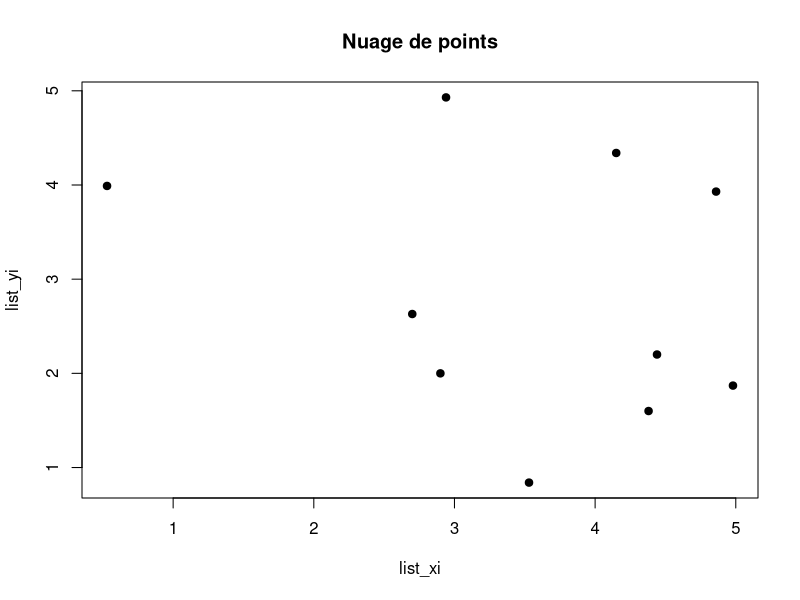
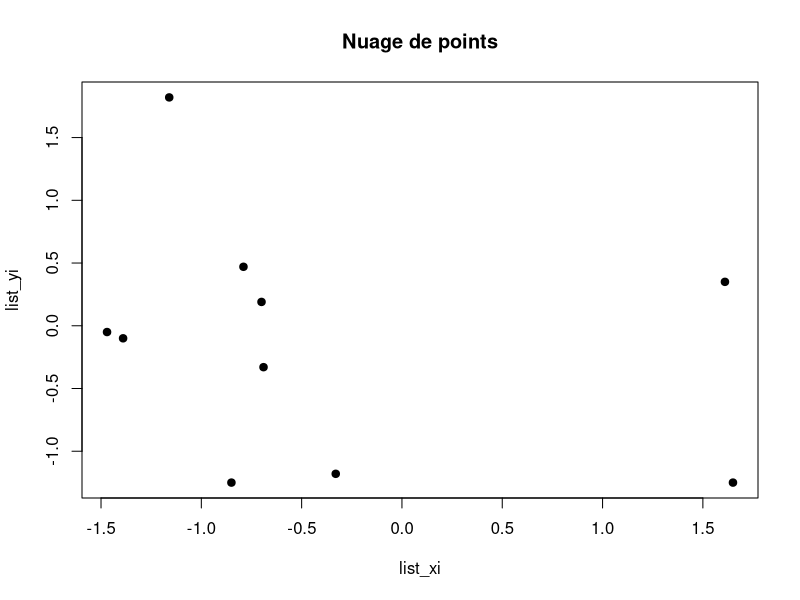
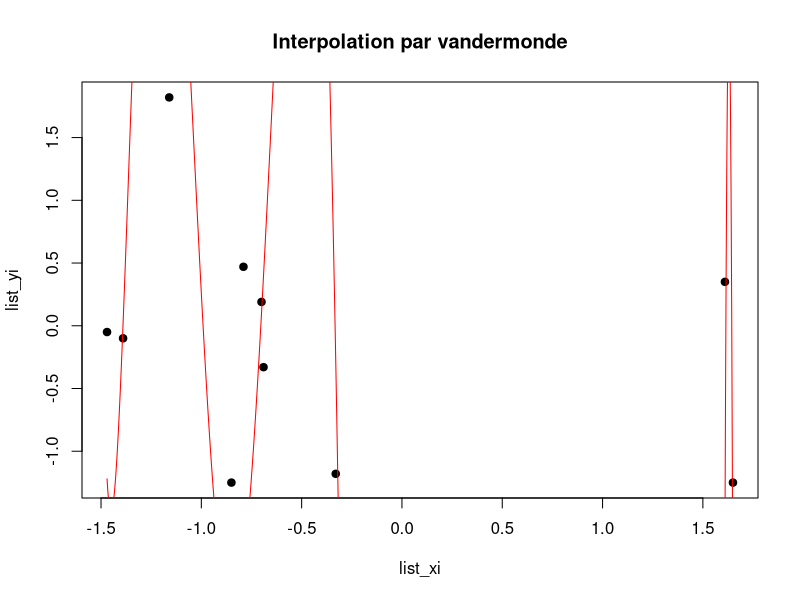
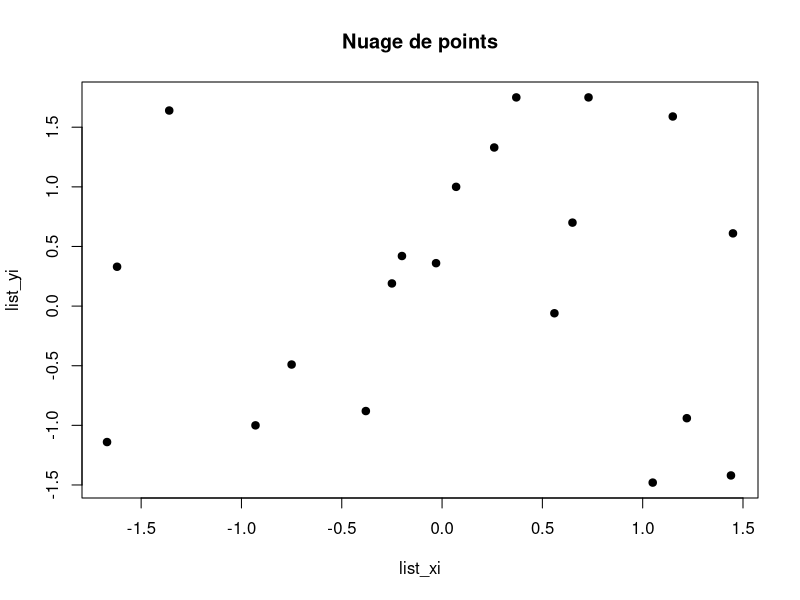

These figures' R source, in order: (Note: this script raises an error after producing the figures.)
##################################################
# PARTIE 1
generate_plot <- function(a, 
                          b, 
                          c, 
                          d, 
                          nb_points) {
  list_xi <- sort(
    round(
      runif(
        nb_points, 
        min=a, 
        max=b),
      2)
    )
  list_yi <- round(
    runif(nb_points, 
          min=c, 
          max=d), 
    2)
  
  plot(x=list_xi, y=list_yi, main="Nuage de points", pch=19)
  
  return(list(list_xi, list_yi))
}

create_delta <- function() {
  nb_points <- floor(as.numeric(readline(prompt="Enter a number of points: ")))
  a_input <- as.numeric(readline(prompt="Enter value 'a': "))
  b_input <- as.numeric(readline(prompt="Enter value 'b': "))
  c_input <- as.numeric(readline(prompt="Enter value 'c': "))
  d_input <- as.numeric(readline(prompt="Enter value 'd': "))
  
  a <- min(a_input, b_input)
  b <- max(a_input, b_input)
  c <- min(c_input, d_input)
  d <- max(c_input, d_input)
  
  list_of_xiyi <- generate_plot(a, b, c, d, nb_points)
  return(list_of_xiyi)
}

# Exemple
result <- generate_plot(a=0, 
                        b=5, 
                        c=0, 
                        d=5, 
                        nb_points=10)
##################################################



##################################################
# PARTIE 2
vandertruc_matrix <- function(x, n) {
  return(
    round(
      outer(x, 0:n, `^`)
      ,2)
    )
}

interpolation_polynomiale_vander <- function(list_xi, 
                                             list_yi, 
                                             degre) {
  V <- vandertruc_matrix(list_xi, degre)
  coefficients <- solve(V, list_yi)
  
  return(coefficients)
}

draw <- function(list_xi, 
                 list_yi,
                 coeffs) {
  degre <- length(coeffs) - 1
  xs <- seq(min(list_xi), max(list_xi), length.out=1000)
  ys <- sapply(xs, function(xi) sum(coeffs * xi^(0:degre)))
  
  plot(list_xi, list_yi, main=paste("Interpolation par vandermonde"), pch=19)
  lines(xs, ys, col="red")
}

do_p2 <- function(degre, 
                  a=-2, 
                  b=2, 
                  c=-2, 
                  d=2) {
  result <- generate_plot(a=a, b=b, c=c, d=d, nb_points=degre+1)
  list_xi <- result[[1]]
  list_yi <- result[[2]]
  coeffs <- interpolation_polynomiale_vander(list_xi, list_yi, degre)
  draw(list_xi, list_yi, coeffs)
}


do_p2(9)
do_p2(19)    # Impossible si les valeurs b et d sont trop grandes
do_p2(29)    # Ne marche pas souvent car trop de points trop proches ou les polynomes trop grands
##################################################



##################################################
# PARTIE 3
newton_coefficients <- function(list_xi, list_yi) {
  n <- length(list_xi)
  coeffs <- list_yi
  for (j in 2:n) {
    for (i in n:1) {
      if (i >= j) {
        coeffs[i] <- (coeffs[i] - coeffs[i-1]) / (list_xi[i] - list_xi[i - j+1])
      }
    }
  }
  return(round(coeffs,2))
}


interpolation_polynomiale_newton <- function(list_xi, 
                                             coeffs, 
                                             eval_points) {
  n <- length(coeffs)
  y_eval <- rep(coeffs[n], length(eval_points))
  for (k in (n-1):1) {
    y_eval <- y_eval * (eval_points - list_xi[k]) + coeffs[k]
  }
  return(round(y_eval,2))
}


draw_newton <- function(list_xi, 
                        list_yi, 
                        coeffs) {
  xs <- seq(min(list_xi), max(list_xi), length.out=1000)
  ys <- interpolation_polynomiale_newton(list_xi, coeffs, xs)
  
  plot(list_xi, list_yi, main="Interpolation par Newton", pch=19, xlab="x", ylab="y")
  lines(xs, ys, col="blue")
}


compare_interpolations <- function(degre, 
                                   a=-2, 
                                   b=2, 
                                   c=-2, 
                                   d=2) {
  result <- generate_plot(a=a, b=b, c=c, d=d, nb_points=degre+1)
  list_xi <- result[[1]]
  list_yi <- result[[2]]
  
  vandermonde_coeffs <- interpolation_polynomiale_vander(list_xi, list_yi, degre)
  draw(list_xi, list_yi, vandermonde_coeffs)
  
  newton_coeffs <- newton_coefficients(list_xi, list_yi)
  draw_newton(list_xi, list_yi, newton_coeffs)
}

compare_interpolations(9)
compare_interpolations(19)
# test du 29 sur Newton
result <- generate_plot(a=-2, b=2, c=-2, d=2, nb_points=29+1)
list_xi <- result[[1]]
list_yi <- result[[2]]
newton_coeffs <- newton_coefficients(list_xi, list_yi)
draw_newton(list_xi, list_yi, newton_coeffs)
# Newton bien meilleur, mais 29 toujours KO
##################################################



##################################################
# PARTIE 4




##################################################



##################################################
# PARTIE 5





